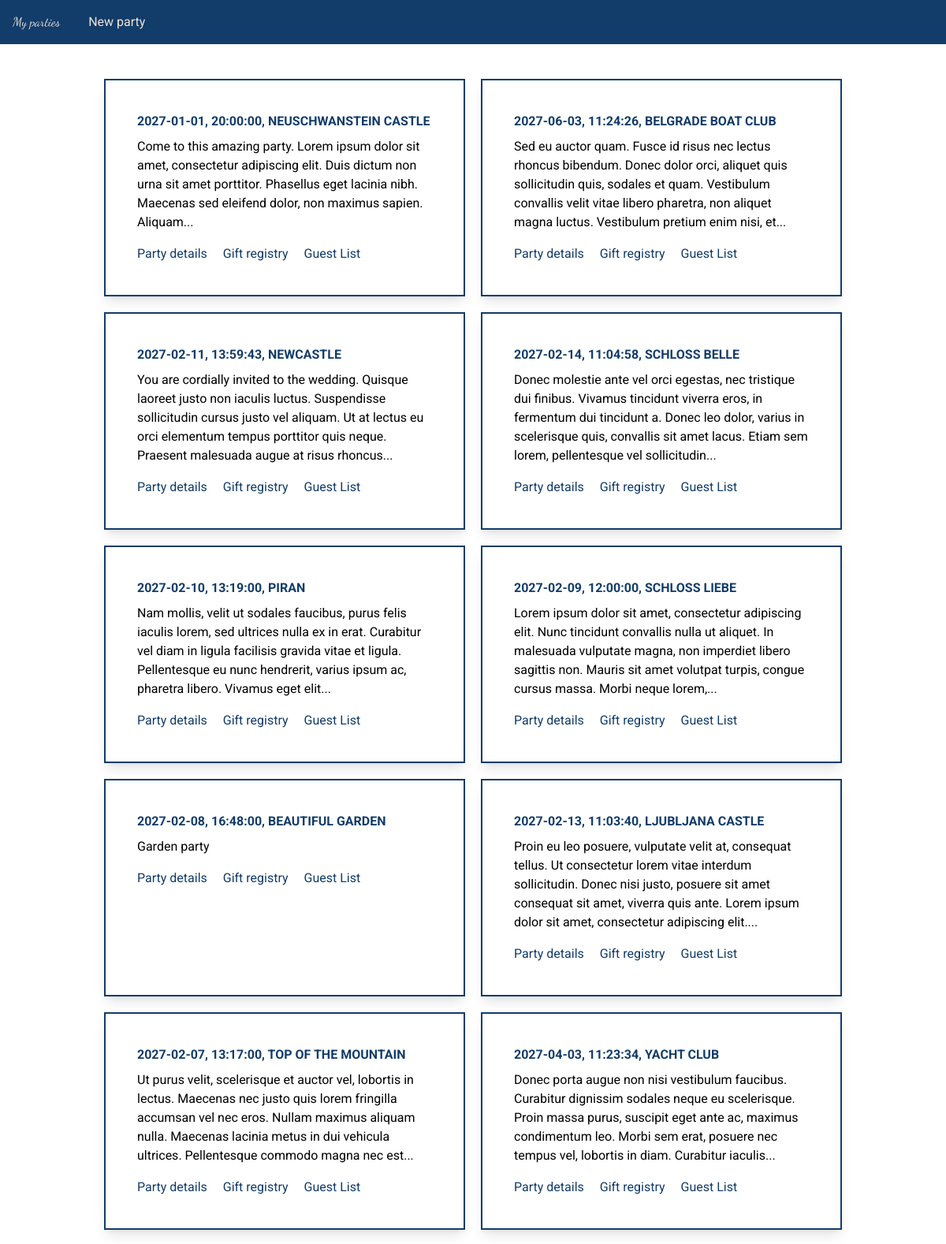
The page / (upper part) on the database its author committed.
### party_app/models.py (models this page shows)
class PartyBase(SQLModel):
    party_date: date
    party_time: time
    invitation: str = Field(sa_column=Column(Text), min_length=10)
    venue: str = Field(sa_column=Column(String(100)))

class Party(PartyBase, table=True):
    uuid: UUID = Field(default_factory=uuid4, primary_key=True)
    gifts: List["Gift"] = Relationship(back_populates="party")
    guests: List["Guest"] = Relationship(back_populates="party")

### party_app/routes/party_list.py (the view)
@router.get("/", name="party_list_page", response_class=HTMLResponse)
def party_list_page(
    request: Request, templates: Templates, session: Session = Depends(get_session)
):
    today = date.today()
    parties = session.exec(select(Party).where(Party.party_date >= today)).all()
    return templates.TemplateResponse(
        request=request,
        name="party_list/page_party_list.html",
        context={"parties": parties},
    )

### party_app/templates/party_list/page_party_list.html
{% extends 'base.html' %}
{% block content %}
<div class="container mx-auto p-6 grid grid-cols-2 gap-5" id="parties-list">
    {% for party in parties %}
    <div class="border-2 p-10 border-custom-blue bg-white shadow-lg">
        <h2 class="mb-2 font-bold text-2x1 text-custom-blue uppercase">{{party.party_date}}, {{party.party_time}},
            {{party.venue}}</h2>
        <div>
            {{ party.invitation|truncate(250) }}
        </div>
        <div class="mt-4">
            <a href="{{ url_for('party_detail_page', party_id=party.uuid) }}"
                class="text-custom-blue hover:text-custom-red mr-4">Party details</a>
            <a href="{{ url_for('gift_registry_page', party_id=party.uuid) }}"
                class="text-custom-blue hover:text-custom-red mr-4">Gift registry</a>
            <a href="" class="text-custom-blue hover:text-custom-red">Guest List</a>
        </div>
    </div>
    {% else %}
    <div class="col-span-2 text-center bg-sky-200 border border-custom-red text-custom-red p-5 py-3 rounded"
        role="alert">
        <p class="mt-3">You currently have no parties</p>
    </div>
    {% endfor %}
</div>
{% endblock %}

### rows shown on the page
Party: party_date "2027-01-01", party_time "20:00:00", venue "NEUSCHWANSTEIN CASTLE", invitation "Come to this amazing party. Lorem ipsum dolor sit amet, consectetur adipiscing elit. Duis dictum non urna sit amet porttitor. Phasellus eget lacinia nibh. Maecenas sed eleifend dolor, non maximus sapien. Aliquam..."
Party: party_date "2027-06-03", party_time "11:24:26", venue "BELGRADE BOAT CLUB", invitation "Sed eu auctor quam. Fusce id risus nec lectus rhoncus bibendum. Donec dolor orci, aliquet quis sollicitudin quis, sodales et quam. Vestibulum convallis velit vitae libero pharetra, non aliquet magna luctus. Vestibulum pretium enim nisi, et..."
Party: party_date "2027-02-11", party_time "13:59:43", venue "NEWCASTLE", invitation "You are cordially invited to the wedding. Quisque laoreet justo non iaculis luctus. Suspendisse sollicitudin cursus justo vel aliquam. Ut at lectus eu orci elementum tempus porttitor quis neque. Praesent malesuada augue at risus rhoncus..."
Party: party_date "2027-02-14", party_time "11:04:58", venue "SCHLOSS BELLE", invitation "Donec molestie ante vel orci egestas, nec tristique dui finibus. Vivamus tincidunt viverra eros, in fermentum dui tincidunt a. Donec leo dolor, varius in scelerisque quis, convallis sit amet lacus. Etiam sem lorem, pellentesque vel sollicitudin..."
Party: party_date "2027-02-10", party_time "13:19:00", venue "PIRAN", invitation "Nam mollis, velit ut sodales faucibus, purus felis iaculis lorem, sed ultrices nulla ex in erat. Curabitur vel diam in ligula facilisis gravida vitae et ligula. Pellentesque eu nunc hendrerit, varius ipsum ac, pharetra libero. Vivamus eget elit..."
Party: party_date "2027-02-09", party_time "12:00:00", venue "SCHLOSS LIEBE", invitation "Lorem ipsum dolor sit amet, consectetur adipiscing elit. Nunc tincidunt convallis nulla ut aliquet. In malesuada vulputate magna, non imperdiet libero sagittis non. Mauris sit amet volutpat turpis, congue cursus massa. Morbi neque lorem,..."
Party: party_date "2027-02-08", party_time "16:48:00", venue "BEAUTIFUL GARDEN", invitation "Garden party"
Party: party_date "2027-02-13", party_time "11:03:40", venue "LJUBLJANA CASTLE", invitation "Proin eu leo posuere, vulputate velit at, consequat tellus. Ut consectetur lorem vitae interdum sollicitudin. Donec nisi justo, posuere sit amet consequat sit amet, viverra quis ante. Lorem ipsum dolor sit amet, consectetur adipiscing elit...."
Party: party_date "2027-02-07", party_time "13:17:00", venue "TOP OF THE MOUNTAIN", invitation "Ut purus velit, scelerisque et auctor vel, lobortis in lectus. Maecenas nec justo quis lorem fringilla accumsan vel nec eros. Nullam maximus aliquam nulla. Maecenas lacinia metus in dui vehicula ultrices. Pellentesque commodo magna nec est..."
Party: party_date "2027-04-03", party_time "11:23:34", venue "YACHT CLUB", invitation "Donec porta augue non nisi vestibulum faucibus. Curabitur dignissim sodales neque eu scelerisque. Proin massa purus, suscipit eget ante ac, maximus condimentum leo. Morbi sem erat, posuere nec tempus vel, lobortis in diam. Curabitur iaculis..."
